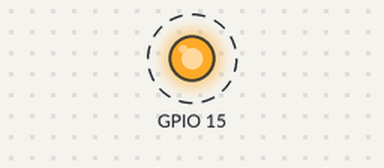
Simulated run of this sketch. Board: ESP32. On the bench: output pins drawn as LEDs (lit = HIGH). Dashed ring = blinking.

Above: at 0.5 s.
Timing chart, 0 to 4.6 s (numbered marks = the images above):
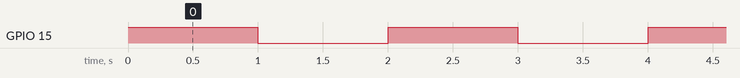

Measured:
- by itself, GPIO 15: alternates HIGH for 1.0 s and LOW for 1.0 s

The sketch:

testESP32.ino
```cpp
void setup()
{
  pinMode(15, OUTPUT);
}

void loop()
{
  digitalWrite(15, true);
  delay(1000);
  digitalWrite(15, false);
  delay(1000);
}
```
